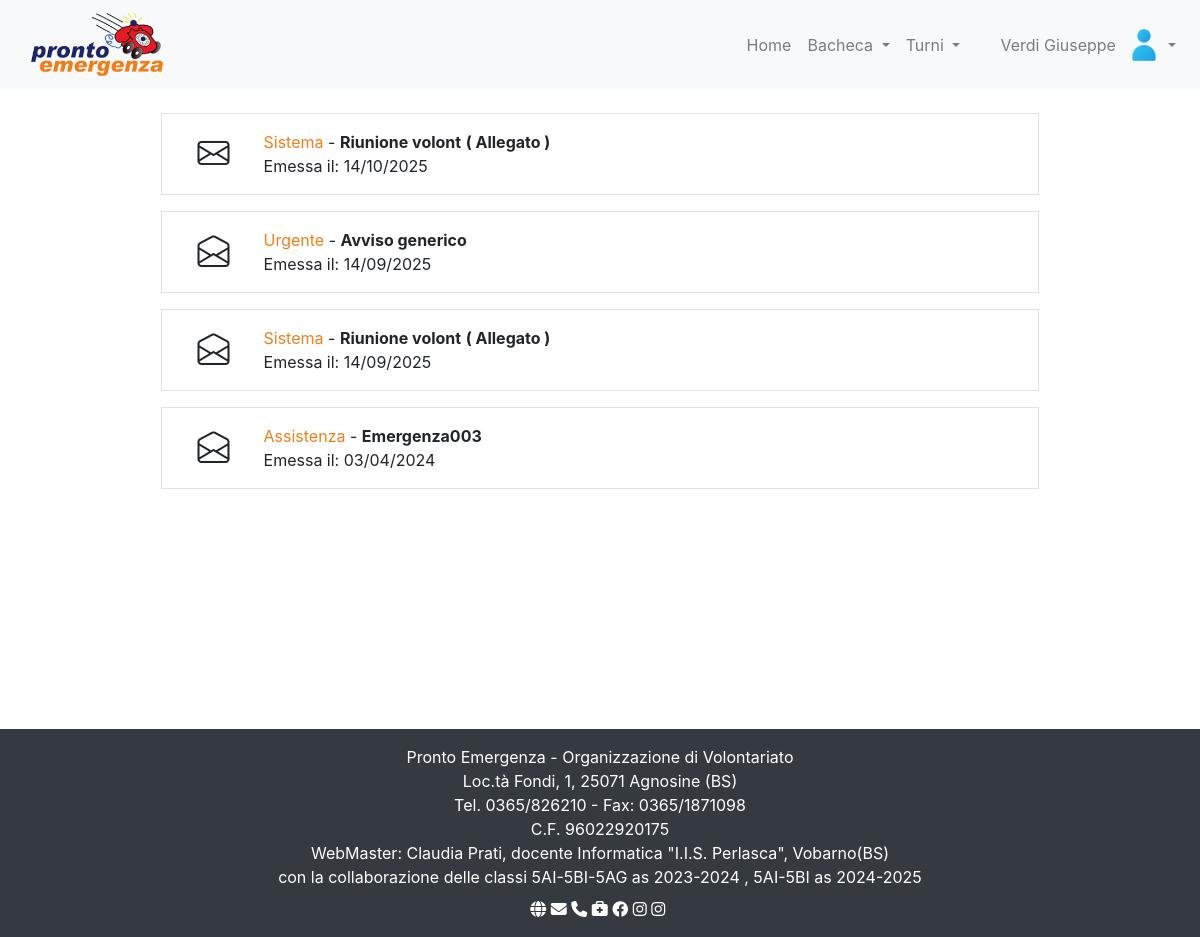
Page /pages/Bacheca/elenco.php (signed in) on the committed database.
### tables this page shows
CREATE TABLE `comunicazioni` (
  `idComunicazione` int(11) NOT NULL COMMENT 'ID della comunicazione, utilizzato come chiave primaria e auto-incrementato per garantire univocità automatica',
  `dataEmissione` date NOT NULL COMMENT 'data di invio comunicazione ',
  `titolo` varchar(15) NOT NULL COMMENT 'titolo identificatore univoco ',
  `testo` text NOT NULL COMMENT 'contenuto della comunicazione ',
  `nomeFileAllegato` varchar(50) DEFAULT NULL COMMENT 'nome del percorso del file da allegare alla comunicazione ',
  `dataScadenza` date NOT NULL COMMENT 'data di scadenza della comunicazione ',
  `idTipo` int(11) NOT NULL COMMENT 'nome identificatore del tipo di comunicazione ',
  `idUtente` int(11) NOT NULL COMMENT 'ID dell''utente associato alla comunicazione'
);

CREATE TABLE `tipicomunicazione` (
  `idTipo` int(11) NOT NULL,
  `nome` varchar(20) NOT NULL COMMENT 'nome identificatore del tipo di comunicazione'
);

### funzioniDB.php (called while the page is built, shortened)
<?php
require_once "globals.php";
function db_query($strquery,$valori, $tipi){
    global $DSN,$USERDB,$PSWDB;
    $ris=[];
    try{
        $conn=new PDO($DSN,$USERDB,$PSWDB);
        $conn->setAttribute(PDO::ATTR_ERRMODE,PDO::ERRMODE_EXCEPTION);
        try {
                $conn->beginTransaction();
                $stm=$conn->prepare($strquery);
                if (!empty($valori)) {
                    for($i=0;$i<count($valori);$i++){
                        $stm->bindParam($i+1,$valori[$i],$tipi[$i]);
                    }
                }
                $stm->execute();
                $conn->commit();
        } catch(PDOExecption $e) {
                $conn->rollback();
                $ris['error']= "errore transazione su db_query: " . $e->getMessage() . "</br>";
        }
        if (stripos($strquery, "INSERT") === 0 || stripos($strquery, "UPDATE") === 0 || stripos($strquery, "DELETE") === 0) {
            $ris['numRow']= $stm->rowCount();
        } elseif (stripos($strquery, "SELECT") === 0) {
            $ris= $stm->fetchAll(PDO::FETCH_NAMED);
        } else {
            $ris['error']= "tipo di query non riconosciuto";
         }
    }
    catch(Exception $e){
        $ris['error']="<br>errore connessione al database: ".$e->getMessage()."</br>";
    }
    return $ris;
}
?>

### api/API_ElencoComunicazioni.php (called while the page is built, shortened)
<?php
require_once("./funzioniDB.php");
function API_elencoComunicazioni($get, $post, $session) {
    $sql = "SELECT c.*, t.nome, uc.dataLettura
        FROM comunicazioni AS c
        INNER JOIN tipicomunicazione AS t ON c.idTipo = t.idTipo
        INNER JOIN utenticomunicazioni AS uc ON c.idComunicazione = uc.idComunicazione
        WHERE uc.idUtente = ?
        ORDER BY c.dataEmissione DESC;";
    $valori = [
        $session["idUtente"]
    ];
    $tipi = [
        PDO::PARAM_INT,
    ];
    $risultato = db_query($sql, $valori, $tipi);
    return $risultato;
}
?>

### pages/Bacheca/elenco.php (the view, shortened to what this page needs)
<?php
    if (!isset($_SESSION['idUtente'])) {
        header("Location: ../login");
    } else {
        require_once ("api/API_elencoComunicazioni.php");
        require_once ("components/Head/head.php");
        require_once ("components/Header/header.php");
        require_once ("components/Footer/footer.php");
?>
<!DOCTYPE html>
<html lang = "it">
    <?php echo COMP_head(); ?>
    <body>
    <?php
    echo COMP_header($_SESSION);
    ?>
        <div class="col-12 d-flex flex-column align-items-center pt-3" style="min-height: 80vh;">
        <?php
        $comunicazioni = API_elencoComunicazioni([], [], $_SESSION);
        foreach ($comunicazioni as $index => $c) {
            $modalId = "modal_" . $index;
        ?>
            <div class="col-11 col-sm-9 p-3 border my-2 d-flex flex-row" data-bs-toggle="modal" data-bs-target="#<?php echo $modalId; ?>" style="cursor:pointer;">
                <div class="col-1 d-flex justify-content-center align-items-center" style="font-size: 2rem;">
                    <?php
                    echo isset($c['dataLettura']) ? '<i class="bi bi-envelope-open"></i>' : '<i class="bi bi-envelope"></i>';
                    ?>
                </div>
                <div class="col-11 d-flex flex-column">
                    <div>
                        <span class="text-primary"><?php echo $c['nome']; ?></span> - <strong><?php echo $c['titolo']; ?></strong>
                    <?php
                    if (isset($c['nomeFileAllegato']) && strcmp($c['nomeFileAllegato'],"")!=0)
                        echo "<strong> ( Allegato ) </strong>";
                    ?>
                    </div>
                    Emessa il: <?php echo date("d/m/Y", strtotime($c["dataEmissione"])); ?>
                </div>
            </div>
        <?php } ?>
        </div>
 <?php
  echo COMP_Footer();
 ?>
    </body>
</html>
<?php
    }
?>

### rows in the picture
comunicazioni: idTipo.nome "Sistema", titolo "Riunione volont", shows "( Allegato )", dataEmissione "14/10/2025"
comunicazioni: idTipo.nome "Urgente", titolo "Avviso generico", dataEmissione "14/09/2025"
comunicazioni: idTipo.nome "Sistema", titolo "Riunione volont", shows "( Allegato )", dataEmissione "14/09/2025"
comunicazioni: idTipo.nome "Assistenza", titolo "Emergenza003", dataEmissione "03/04/2024"

### other values in the picture
$l['title'] "Home"
$l['title'] "Bacheca"
$l['title'] "Turni"
$user['cognome'] "Verdi"
$user['nome'] "Giuseppe"
